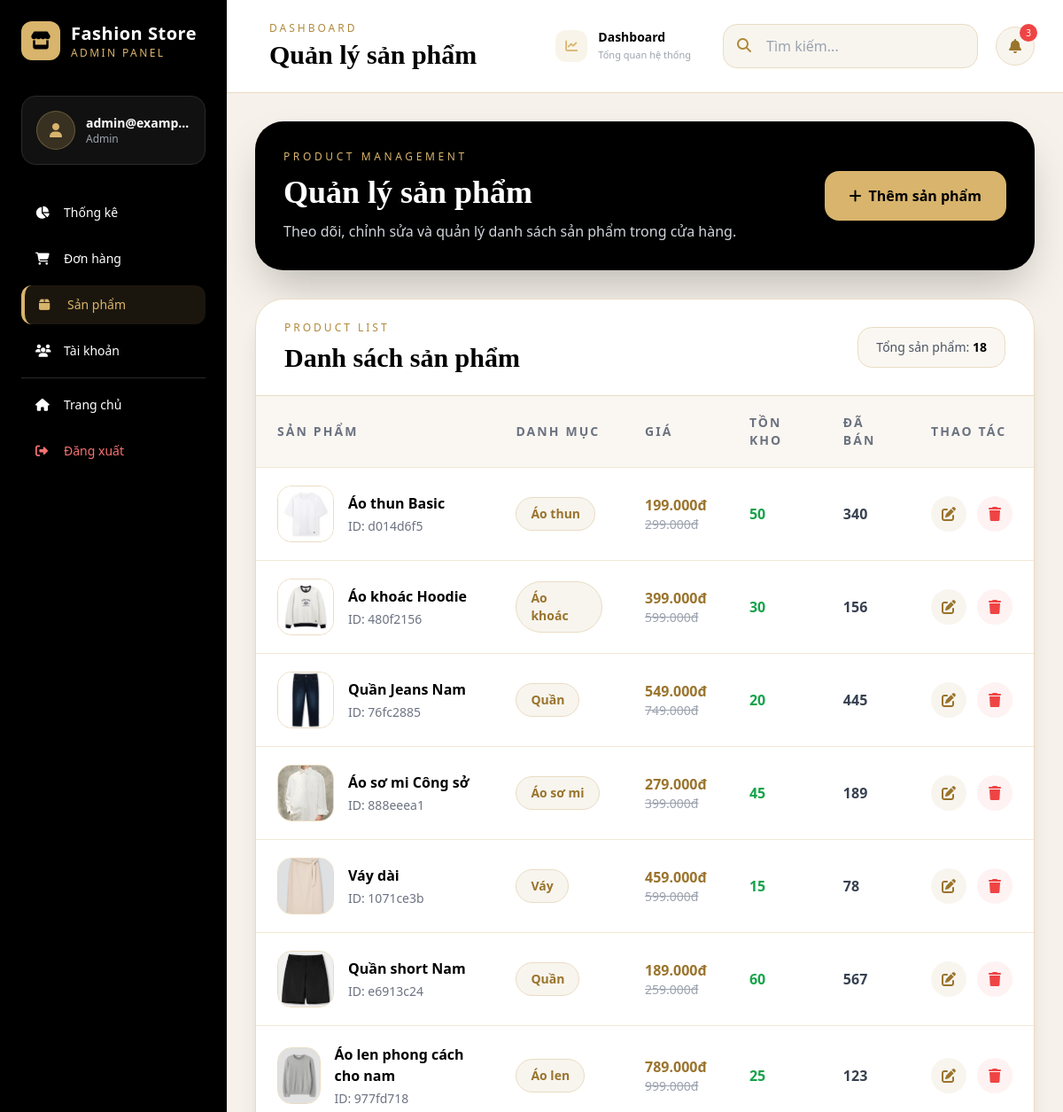
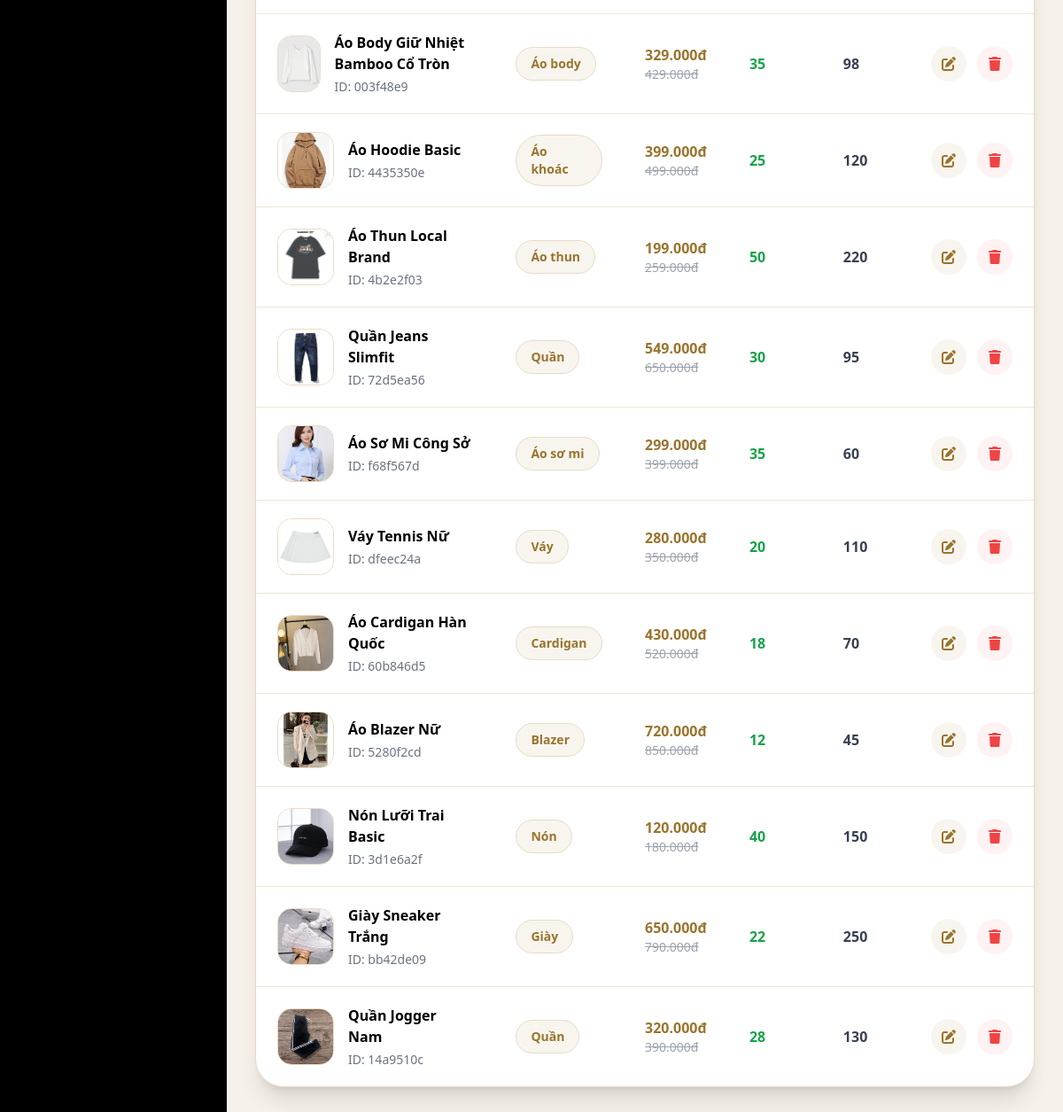
The page /admin/products (signed in) on the database as committed earlier (2 pictures, top to bottom).
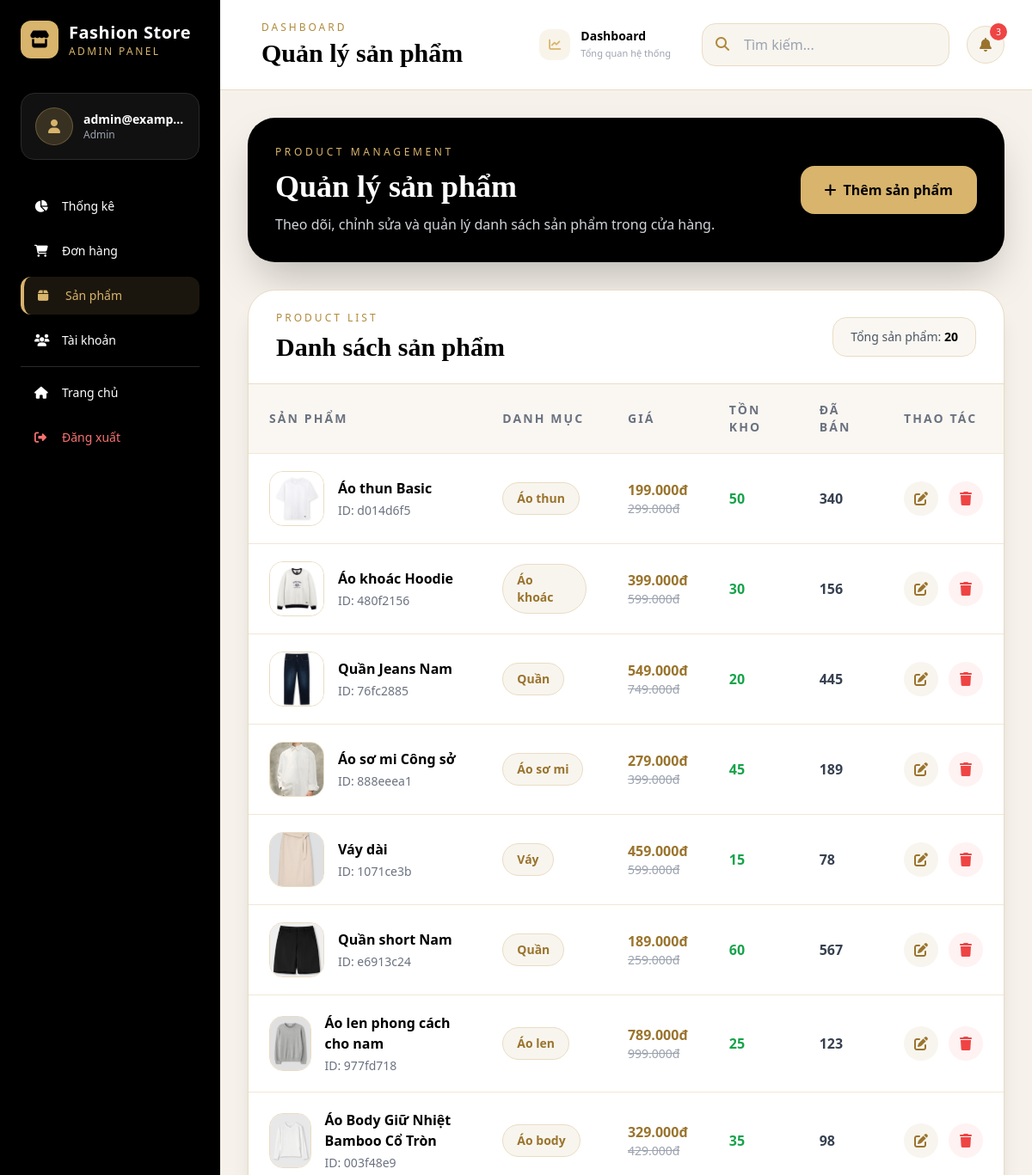
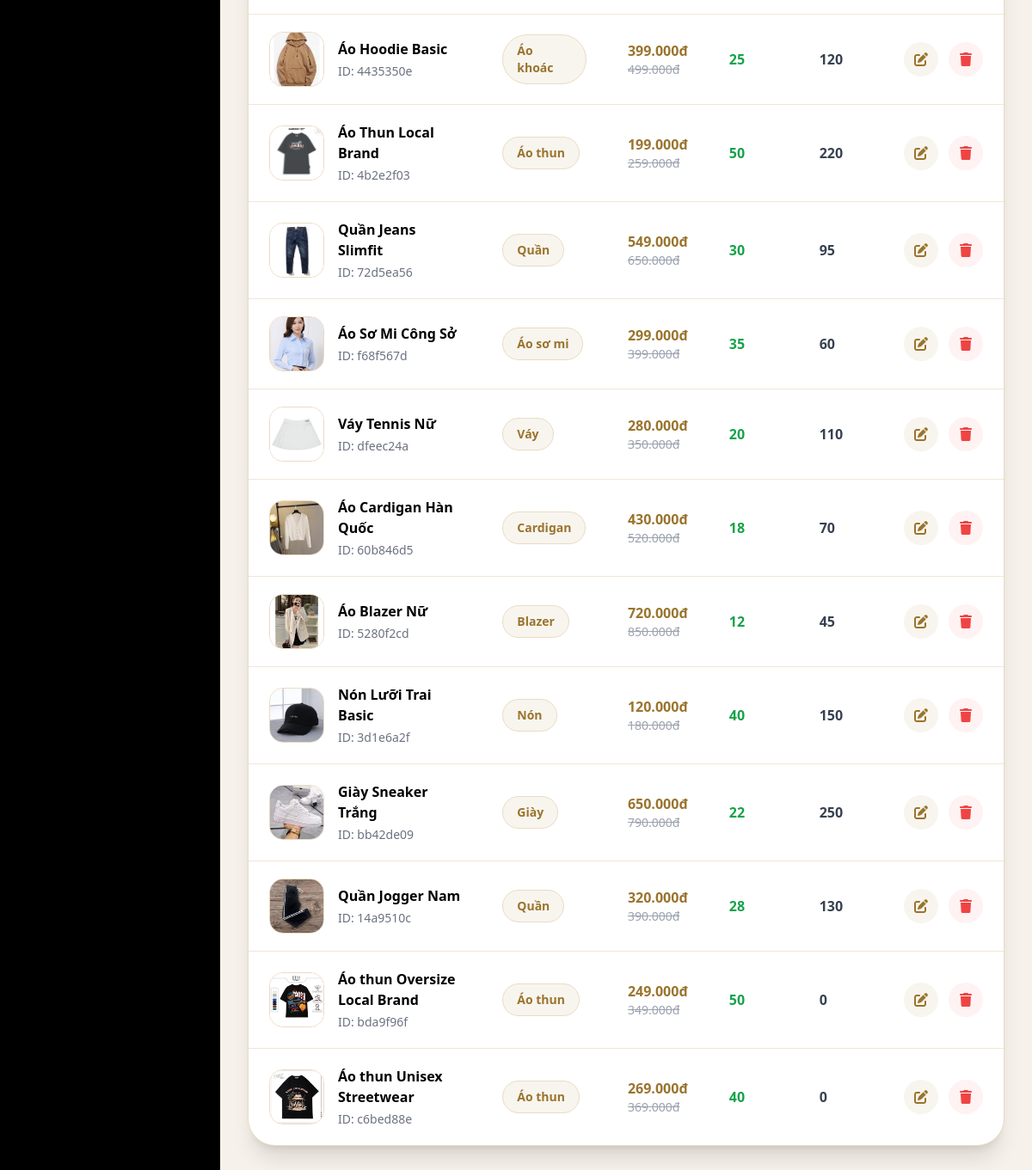
The same page on the database as committed later (2 pictures, top to bottom).
### database.py (models this page shows)
class Product(db.Model):
    __tablename__ = 'products'
    id = db.Column(db.String(36), primary_key=True)
    name = db.Column(db.String(200), nullable=False)
    price = db.Column(db.Integer, nullable=False)
    old_price = db.Column(db.Integer, default=0)
    category = db.Column(db.String(100))
    image = db.Column(db.String(500))
    images = db.Column(db.Text)  # JSON array
    description = db.Column(db.Text)
    stock = db.Column(db.Integer, default=0)
    sizes = db.Column(db.Text)  # JSON array
    colors = db.Column(db.Text)  # JSON array
    color_images = db.Column(db.Text)  # JSON object mapping colors to image URLs
    rating = db.Column(db.Float, default=0.0)
    reviews = db.Column(db.Integer, default=0)
    sold = db.Column(db.Integer, default=0)
    featured = db.Column(db.Boolean, default=False)
    created_at = db.Column(db.DateTime, default=datetime.now)
    def to_dict(self):
        return {
            'id': self.id,
            'name': self.name,
            'price': self.price,
            'old_price': self.old_price,
            'category': self.category,
            'image': self.image,
            'images': json.loads(self.images) if self.images else [],
            'description': self.description,
            'stock': self.stock,
            'sizes': json.loads(self.sizes) if self.sizes else [],
            'colors': json.loads(self.colors) if self.colors else [],
            'color_images': json.loads(self.color_images) if self.color_images else {},
            'rating': self.rating,
            'reviews': self.reviews,
            'sold': self.sold,
            'featured': self.featured,
            'created_at': self.created_at.isoformat() if self.created_at else None
        }

### flask_clothing_store.py (the view)
@app.route('/admin/products')
@staff_required
def admin_products():
    products = [p.to_dict() for p in Product.query.all()]
    return render_template('admin/products.html', products=products)

### templates/admin/products.html (shortened to what this page needs)
{% extends "admin/base_admin.html" %}
{% block page_title %}Quản lý sản phẩm{% endblock %}
{% block content %}
<div class="max-w-7xl mx-auto">
    <div class="bg-black text-white rounded-[2rem] shadow-2xl p-8 mb-8">
        <div class="flex flex-col md:flex-row md:items-center md:justify-between gap-5">
            <div>
                <p class="uppercase tracking-[0.3em] text-xs text-[#d8b46c] mb-3">
                    Product Management
                </p>
                <h1 class="text-4xl font-serif font-black">
                    Quản lý sản phẩm
                </h1>
                <p class="text-gray-300 mt-3">
                    Theo dõi, chỉnh sửa và quản lý danh sách sản phẩm trong cửa hàng.
                </p>
            </div>
            <a href="{{ url_for('admin_add_product') }}"
               class="inline-flex items-center justify-center bg-[#d8b46c] text-black px-7 py-4 rounded-2xl font-bold hover:bg-[#c8a25c] transition shadow-xl">
                <i class="fas fa-plus mr-2"></i>
                Thêm sản phẩm
            </a>
        </div>
    </div>
    <div class="bg-white rounded-[2rem] shadow-xl border border-[#eadcc3] overflow-hidden">
        <div class="px-8 py-6 border-b border-[#eadcc3] flex flex-col md:flex-row md:items-center md:justify-between gap-4">
            <div>
                <p class="uppercase tracking-[0.25em] text-xs text-[#b08a3c] mb-2">
                    Product List
                </p>
                <h2 class="text-3xl font-serif font-black text-black">
                    Danh sách sản phẩm
                </h2>
            </div>
            <div class="bg-[#faf7f2] border border-[#eadcc3] rounded-2xl px-5 py-3 text-sm text-gray-600">
                Tổng sản phẩm:
                <span class="font-bold text-black">
                    {{ products|length }}
                </span>
            </div>
        </div>
        <div class="overflow-x-auto">
            <table class="w-full">
                <thead class="bg-[#faf7f2]">
                    <tr>
                        <th class="text-left py-5 px-6 text-sm uppercase tracking-[0.15em] text-gray-500">
                            Sản phẩm
                        </th>
                        <th class="text-left py-5 px-6 text-sm uppercase tracking-[0.15em] text-gray-500">
                            Danh mục
                        </th>
                        <th class="text-left py-5 px-6 text-sm uppercase tracking-[0.15em] text-gray-500">
                            Giá
                        </th>
                        <th class="text-left py-5 px-6 text-sm uppercase tracking-[0.15em] text-gray-500">
                            Tồn kho
                        </th>
                        <th class="text-left py-5 px-6 text-sm uppercase tracking-[0.15em] text-gray-500">
                            Đã bán
                        </th>
                        <th class="text-left py-5 px-6 text-sm uppercase tracking-[0.15em] text-gray-500">
                            Thao tác
                        </th>
                    </tr>
                </thead>
                <tbody>
                    {% for product in products %}
                    <tr class="border-t border-[#f1e7d5] hover:bg-[#faf7f2] transition">
                        <td class="py-5 px-6">
                            <div class="flex items-center gap-4">
                                <img src="{{ product.image }}"
                                     alt="{{ product.name }}"
                                     class="w-16 h-16 object-cover rounded-2xl border border-[#eadcc3]">
                                <div>
                                    <div class="font-bold text-black">
                                        {{ product.name }}
                                    </div>
                                    <div class="text-sm text-gray-500 mt-1">
                                        ID: {{ product.id[:8] }}
                                    </div>
                                </div>
                            </div>
                        </td>
                        <td class="py-5 px-6">
                            <span class="inline-flex px-4 py-2 rounded-full bg-[#f8f5ef] text-[#9a742d] font-semibold text-sm border border-[#eadcc3]">
                                {{ product.category }}
                            </span>
                        </td>
                        <td class="py-5 px-6">
                            <div class="font-bold text-[#9a742d]">
                                {{ format_price(product.price) }}
                            </div>
                            {% if product.old_price > product.price %}
                            <div class="text-sm text-gray-400 line-through">
                                {{ format_price(product.old_price) }}
                            </div>
                            {% endif %}
                        </td>
                        <td class="py-5 px-6">
                            {% if product.stock > 10 %}
                            <span class="text-green-600 font-bold">
                                {{ product.stock }}
                            </span>
                            {% elif product.stock > 0 %}
                            <span class="text-yellow-600 font-bold">
                                {{ product.stock }}
                            </span>
                            {% else %}
                            <span class="text-red-600 font-bold">
                                Hết hàng
                            </span>
                            {% endif %}
                        </td>
                        <td class="py-5 px-6 font-semibold text-gray-700">
                            {{ product.sold }}
                        </td>
                        <td class="py-5 px-6">
                            <div class="flex items-center gap-3">
                                <a href="{{ url_for('admin_edit_product', product_id=product.id) }}"
                                   class="w-10 h-10 rounded-full bg-[#f8f5ef] text-[#9a742d] flex items-center justify-center hover:bg-[#d8b46c] hover:text-black transition"
                                   title="Chỉnh sửa">
                                    <i class="fas fa-edit"></i>
                                </a>
                                <form method="POST"
                                      action="{{ url_for('admin_delete_product') }}"
                                      onsubmit="return confirm('Xác nhận xóa sản phẩm này?')">
                                    <button type="submit"
                                            class="w-10 h-10 rounded-full bg-red-50 text-red-500 flex items-center justify-center hover:bg-red-100 transition"
                                            title="Xóa">
                                        <i class="fas fa-trash"></i>
                                    </button>
                                </form>
                            </div>
                        </td>
                    </tr>
                    {% endfor %}
                </tbody>
            </table>
        </div>
    </div>
</div>
{% endblock %}

### templates/admin/base_admin.html (shortened to what this page needs)
<!DOCTYPE html>
<html lang="vi">
<head>
    <script src="https://cdn.tailwindcss.com"></script>
    <link rel="stylesheet"
          href="https://cdnjs.cloudflare.com/ajax/libs/font-awesome/6.4.0/css/all.min.css">
</head>
<body class="bg-[#f6f1ea]">
<div class="flex h-screen overflow-hidden">
    <aside class="sidebar w-64 bg-black text-white flex-shrink-0 hidden lg:block">
        <div class="p-6">
            <div class="flex items-center space-x-3 mb-10">
                <div class="w-11 h-11 bg-[#d8b46c] rounded-xl flex items-center justify-center shadow-lg">
                    <i class="fas fa-store text-black text-xl"></i>
                </div>
                <div>
                    <h1 class="font-black text-xl tracking-wide">
                        Fashion Store
                    </h1>
                    <p class="text-xs text-[#d8b46c] tracking-[0.2em] uppercase">
                        Admin Panel
                    </p>
                </div>
            </div>
            <div class="bg-[#111111] border border-[#2a2a2a] rounded-2xl p-4 mb-8">
                <div class="flex items-center space-x-3">
                    <div class="w-11 h-11 bg-[#d8b46c]/20 rounded-full flex items-center justify-center border border-[#d8b46c]/30">
                        <i class="fas fa-user text-[#d8b46c]"></i>
                    </div>
                    <div class="flex-1 min-w-0">
                        <p class="font-semibold text-sm truncate">
                            {{ session.user.email }}
                        </p>
                        <p class="text-xs text-gray-400 capitalize">
                            {{ session.user.role }}
                        </p>
                    </div>
                </div>
            </div>
            <nav class="space-y-2">
                <a href="{{ url_for('admin_statistics') }}"
                class="sidebar-link flex items-center space-x-3 px-4 py-3 rounded-xl text-sm {% if request.endpoint == 'admin_statistics' %}active{% endif %}">
                    <i class="fas fa-chart-pie w-5"></i>
                    <span>Thống kê</span>
                </a>
                <a href="{{ url_for('admin_orders') }}"
                   class="sidebar-link flex items-center space-x-3 px-4 py-3 rounded-xl text-sm {% if request.endpoint == 'admin_orders' %}active{% endif %}">
                    <i class="fas fa-shopping-cart w-5"></i>
                    <span>Đơn hàng</span>
                </a>
                <a href="{{ url_for('admin_products') }}"
                   class="sidebar-link flex items-center space-x-3 px-4 py-3 rounded-xl text-sm {% if request.endpoint in ['admin_products', 'admin_add_product', 'admin_edit_product'] %}active{% endif %}">
                    <i class="fas fa-box w-5"></i>
                    <span>Sản phẩm</span>
                </a>
                {% if session.user.role == 'admin' %}
                <a href="{{ url_for('admin_users') }}"
                   class="sidebar-link flex items-center space-x-3 px-4 py-3 rounded-xl text-sm {% if request.endpoint in ['admin_users', 'admin_add_user', 'admin_edit_user'] %}active{% endif %}">
                    <i class="fas fa-users w-5"></i>
                    <span>Tài khoản</span>
                </a>
                {% endif %}
                <div class="border-t border-[#2a2a2a] my-5"></div>
                <a href="{{ url_for('home') }}"
                   class="sidebar-link flex items-center space-x-3 px-4 py-3 rounded-xl text-sm">
                    <i class="fas fa-home w-5"></i>
                    <span>Trang chủ</span>
                </a>
                <a href="{{ url_for('logout') }}"
                   class="sidebar-link flex items-center space-x-3 px-4 py-3 rounded-xl text-sm text-red-400">
                    <i class="fas fa-sign-out-alt w-5"></i>
                    <span>Đăng xuất</span>
                </a>
            </nav>
        </div>
    </aside>
    <div class="flex-1 flex flex-col overflow-hidden">
        <header class="bg-white border-b border-[#eadcc3] z-10">
            <div class="px-8 py-5 flex items-center justify-between">
                <div class="flex items-center space-x-4">
                    <div>
                        <p class="uppercase tracking-[0.25em] text-xs text-[#b08a3c] mb-1">
                            Dashboard
                        </p>
                        <h2 class="text-3xl font-serif font-black text-black">
                            {% block page_title %}Quản trị{% endblock %}
                        </h2>
                    </div>
                </div>
                <div class="flex items-center space-x-5">
                    <a href="{{ url_for('admin_dashboard') }}"
                    class="sidebar-link flex items-center space-x-3 px-4 py-3 rounded-xl text-sm {% if request.endpoint == 'admin_dashboard' %}active{% endif %}">
                        <div class="w-9 h-9 rounded-xl bg-[#d8b46c]/15 flex items-center justify-center">
                            <i class="fas fa-chart-line text-[#d8b46c]"></i>
                        </div>
                        <div>
                            <span class="block font-semibold">Dashboard</span>
                            <span class="block text-[11px] text-gray-400">Tổng quan hệ thống</span>
                        </div>
                    </a>
                    <div class="relative hidden md:block">
                        <input type="text"
                               placeholder="Tìm kiếm..."
                               class="pl-12 pr-5 py-3 bg-[#f8f5ef] border border-[#eadcc3] rounded-2xl focus:outline-none focus:border-[#d8b46c] w-72">
                        <i class="fas fa-search absolute left-4 top-4 text-[#b08a3c]"></i>
                    </div>
                    <button class="relative w-11 h-11 rounded-full bg-[#f8f5ef] border border-[#eadcc3] flex items-center justify-center hover:bg-[#efe7d8] transition">
                        <i class="fas fa-bell text-[#9a742d]"></i>
                        <span class="absolute -top-1 -right-1 w-5 h-5 bg-red-500 rounded-full text-[10px] text-white flex items-center justify-center">
                            3
                        </span>
                    </button>
                </div>
            </div>
        </header>
        <main class="flex-1 overflow-y-auto bg-[#f6f1ea] p-8">
            {% block content %}{% endblock %}
        </main>
    </div>
</div>
</body>
</html>

Rows that differ between the two databases and show on the page:
added Product: image (picture), name "Áo thun Oversize Local Brand", id "bda9f96f", category "Áo thun", price "249.000đ", old_price "349.000đ", stock "50", sold "0"
added Product: image (picture), name "Áo thun Unisex Streetwear", id "c6bed88e", category "Áo thun", price "269.000đ", old_price "369.000đ", stock "40", sold "0"
Other text that changed with them:
{{ products|length }}: "18" → "20"
